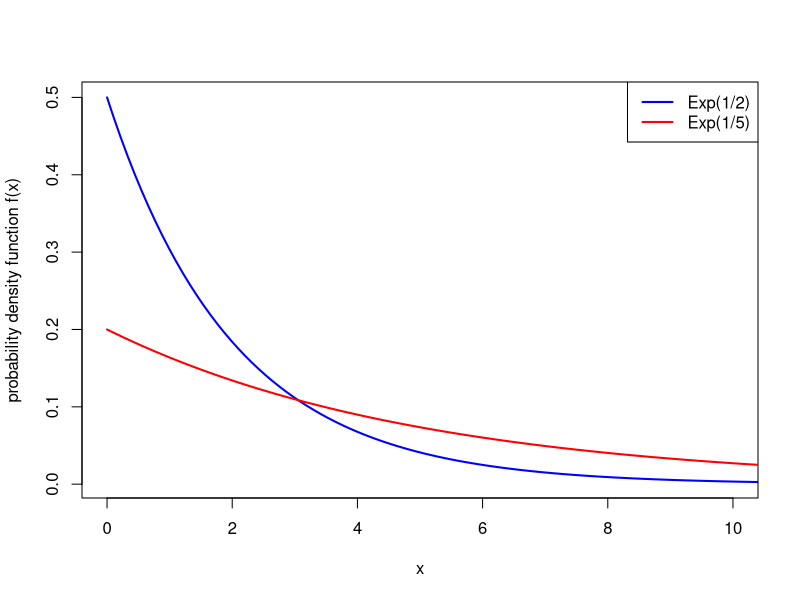

R code for this plot:
## ---- chunk 1
curve(dexp(x, 0.5), type = "l", lwd = 2, col = "blue", from = 0, to = 11, xlim = c(0,10),  xlab = "x", ylab = "probability density function f(x)")
curve(dexp(x, 0.2), type = "l", lwd = 2, from = 0, to = 11, col = "red", add = TRUE)
legend("topright", c("Exp(1/2)", "Exp(1/5)"), col = c("blue", "red"), lwd = 2)
